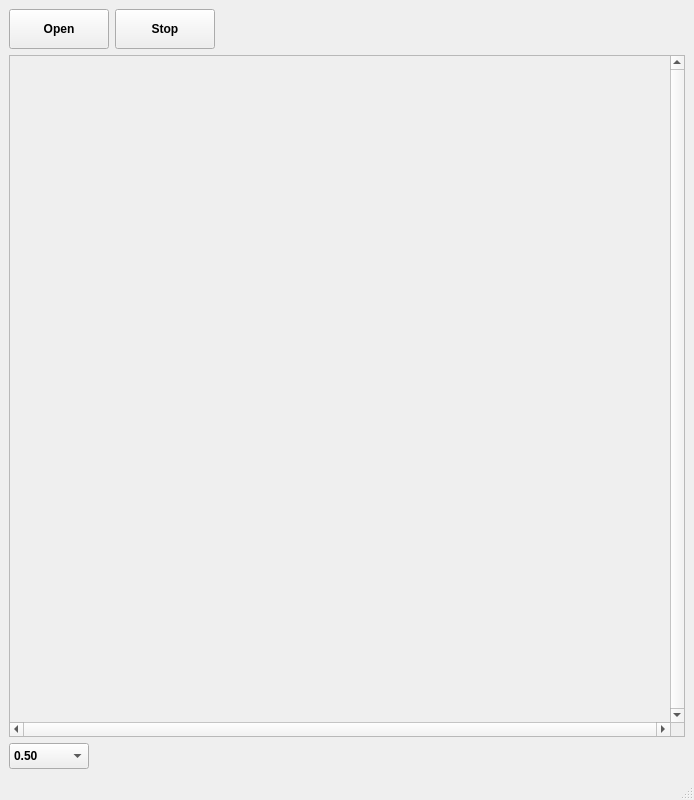
<?xml version="1.0" encoding="UTF-8"?>
<ui version="4.0">
 <class>MainWindow</class>
 <widget class="QMainWindow" name="MainWindow">
  <property name="geometry">
   <rect>
    <x>0</x>
    <y>0</y>
    <width>694</width>
    <height>800</height>
   </rect>
  </property>
  <property name="windowTitle">
   <string>WebCam Example</string>
  </property>
  <widget class="QWidget" name="container">
   <layout class="QHBoxLayout" name="horizontalLayout_2">
    <item>
     <layout class="QVBoxLayout" name="mainBox">
      <item>
       <layout class="QHBoxLayout" name="topBox">
        <property name="topMargin">
         <number>0</number>
        </property>
        <property name="rightMargin">
         <number>0</number>
        </property>
        <item>
         <widget class="QPushButton" name="camBtn_open">
          <property name="enabled">
           <bool>true</bool>
          </property>
          <property name="minimumSize">
           <size>
            <width>100</width>
            <height>40</height>
           </size>
          </property>
          <property name="maximumSize">
           <size>
            <width>100</width>
            <height>40</height>
           </size>
          </property>
          <property name="font">
           <font>
            <family>Arial</family>
            <weight>75</weight>
            <bold>true</bold>
           </font>
          </property>
          <property name="text">
           <string>Open</string>
          </property>
          <property name="iconSize">
           <size>
            <width>20</width>
            <height>20</height>
           </size>
          </property>
          <property name="checkable">
           <bool>false</bool>
          </property>
         </widget>
        </item>
        <item>
         <widget class="QPushButton" name="camBtn_stop">
          <property name="enabled">
           <bool>true</bool>
          </property>
          <property name="minimumSize">
           <size>
            <width>100</width>
            <height>40</height>
           </size>
          </property>
          <property name="maximumSize">
           <size>
            <width>100</width>
            <height>40</height>
           </size>
          </property>
          <property name="font">
           <font>
            <family>Arial</family>
            <weight>75</weight>
            <bold>true</bold>
           </font>
          </property>
          <property name="text">
           <string>Stop</string>
          </property>
         </widget>
        </item>
        <item>
         <spacer name="spa_1">
          <property name="orientation">
           <enum>Qt::Horizontal</enum>
          </property>
          <property name="sizeHint" stdset="0">
           <size>
            <width>40</width>
            <height>20</height>
           </size>
          </property>
         </spacer>
        </item>
       </layout>
      </item>
      <item>
       <layout class="QHBoxLayout" name="midBox">
        <item>
         <widget class="QScrollArea" name="view">
          <property name="minimumSize">
           <size>
            <width>670</width>
            <height>670</height>
           </size>
          </property>
          <property name="verticalScrollBarPolicy">
           <enum>Qt::ScrollBarAlwaysOn</enum>
          </property>
          <property name="horizontalScrollBarPolicy">
           <enum>Qt::ScrollBarAlwaysOn</enum>
          </property>
          <property name="widgetResizable">
           <bool>true</bool>
          </property>
          <widget class="QWidget" name="viewForm">
           <property name="geometry">
            <rect>
             <x>0</x>
             <y>0</y>
             <width>653</width>
             <height>653</height>
            </rect>
           </property>
           <widget class="QLabel" name="viewData">
            <property name="geometry">
             <rect>
              <x>0</x>
              <y>0</y>
              <width>650</width>
              <height>650</height>
             </rect>
            </property>
            <property name="minimumSize">
             <size>
              <width>650</width>
              <height>650</height>
             </size>
            </property>
            <property name="maximumSize">
             <size>
              <width>650</width>
              <height>650</height>
             </size>
            </property>
            <property name="text">
             <string/>
            </property>
           </widget>
          </widget>
         </widget>
        </item>
       </layout>
      </item>
      <item>
       <layout class="QHBoxLayout" name="bottomBox">
        <item>
         <widget class="QComboBox" name="viewCbo_roi">
          <property name="minimumSize">
           <size>
            <width>80</width>
            <height>26</height>
           </size>
          </property>
          <property name="maximumSize">
           <size>
            <width>80</width>
            <height>26</height>
           </size>
          </property>
          <property name="font">
           <font>
            <family>Arial</family>
            <pointsize>9</pointsize>
            <weight>75</weight>
            <bold>true</bold>
           </font>
          </property>
          <property name="currentIndex">
           <number>0</number>
          </property>
          <property name="maxVisibleItems">
           <number>10</number>
          </property>
          <item>
           <property name="text">
            <string>0.50</string>
           </property>
          </item>
          <item>
           <property name="text">
            <string>0.75</string>
           </property>
          </item>
          <item>
           <property name="text">
            <string>1.00</string>
           </property>
          </item>
          <item>
           <property name="text">
            <string>1.25</string>
           </property>
          </item>
          <item>
           <property name="text">
            <string>1.50</string>
           </property>
          </item>
         </widget>
        </item>
        <item>
         <spacer name="spa_2">
          <property name="orientation">
           <enum>Qt::Horizontal</enum>
          </property>
          <property name="sizeHint" stdset="0">
           <size>
            <width>40</width>
            <height>20</height>
           </size>
          </property>
         </spacer>
        </item>
       </layout>
      </item>
     </layout>
    </item>
   </layout>
  </widget>
  <widget class="QStatusBar" name="statusBar"/>
  <action name="actionOpen">
   <property name="text">
    <string>Open</string>
   </property>
  </action>
  <action name="actionSave">
   <property name="text">
    <string>Save</string>
   </property>
  </action>
  <action name="actionSave_As">
   <property name="text">
    <string>Save As</string>
   </property>
  </action>
 </widget>
 <resources/>
 <connections/>
</ui>
